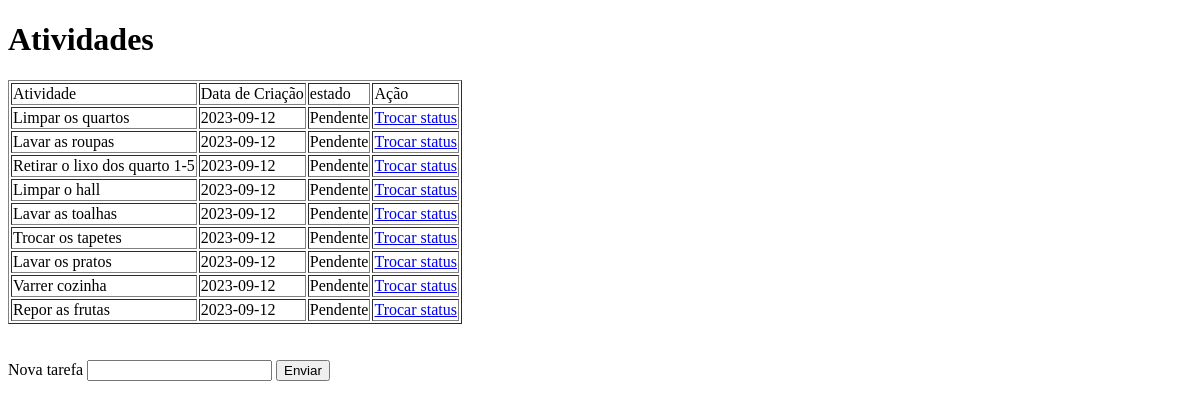
The app's page /perfilgerente (signed in), older data.
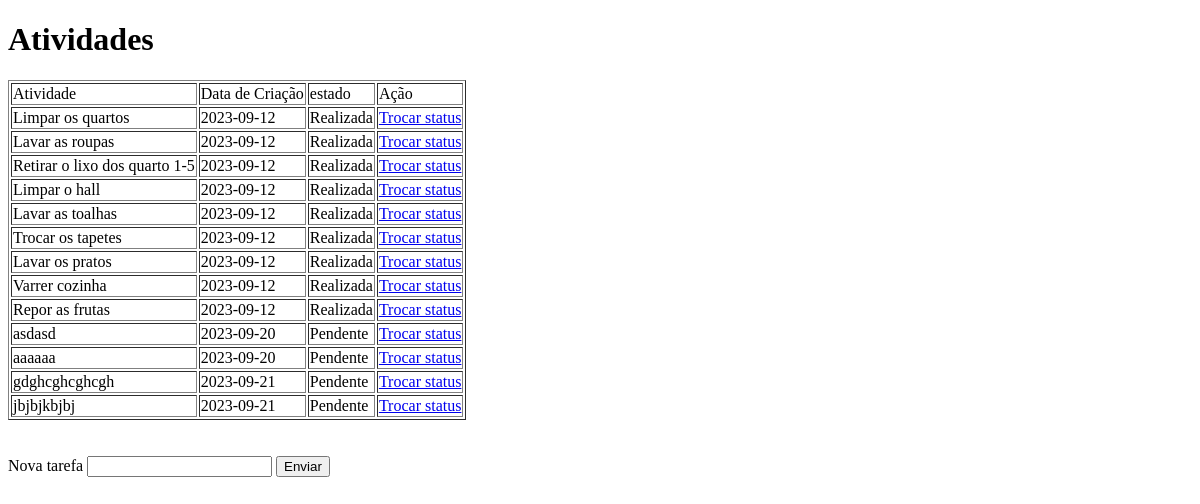
The same page, newer data.
### hms_softforge/models.py (models this page shows)
class Tarefa(database.Model):
    id = database.Column(database.Integer, primary_key=True)
    tarefa = database.Column(database.String, nullable=False)
    data = database.Column(database.Date, nullable=False, default=datetime.utcnow())
    estado = database.Column(database.Boolean, nullable=False, default=False)

### hms_softforge/routes.py (the view)
@app.route("/perfilgerente", methods=["GET", "POST"])
@login_required
def perfilgerente():
    tarefa = Tarefa.query.order_by(Tarefa.id).all()
    if current_user.cargo == "gerente":
        form = FormNovaTarefa()
        if form.is_submitted():
            nova_tarefa = Tarefa(tarefa=form.tarefa.data)
            database.session.add(nova_tarefa)
            database.session.commit()
            return redirect(url_for('perfilgerente'))
        return render_template("perfilgerente.html", form=form, tarefa=tarefa)
    else:
        return render_template("perfilgerente.html", form=None, tarefa=tarefa)

### hms_softforge/forms.py
class FormNovaTarefa(FlaskForm):
    tarefa = StringField("Nova tarefa", validators=[DataRequired()])
    botao_confirmacao = SubmitField("Enviar")

### hms_softforge/models.py (called while the page is built)
@login_manager.user_loader
def load_usuario(id_usuario):
    return Usuario.query.get(int(id_usuario))

### hms_softforge/templates/perfilgerente.html (shortened to what this page needs)
<!DOCTYPE html>
<html lang="pt-br">
<head>
</head>
<body>
    <h1>Atividades</h1>
    <table border="1">
        <tr>
            <td>Atividade</td>
            <td>Data de Criação</td>
            <td>estado</td>
            <td>Ação</td>
        </tr>
        {% for atividade in tarefa %}
        <tr>
            <td>{{atividade.tarefa}}</td>
            <td>{{atividade.data}}</td>
            <td>{{'Realizada' if atividade.estado else 'Pendente'}}</td>
            <td>
                {% if atividade.estado %}
                    <a href="{{ url_for('mudar_estado', tarefa_id=atividade.id, novo_estado=0) }}">Trocar status</a>
                {% else %}
                    <a href="{{ url_for('mudar_estado', tarefa_id=atividade.id, novo_estado=1) }}">Trocar status</a>
                {% endif %}
            </td>
        </tr>
        {% endfor %}
    </table>
    <br><br>
    {% if form %}
        <form method="POST">
        {{form.tarefa.label()}}
        {{form.tarefa()}}
        {{form.botao_confirmacao()}}
        </form>
    {% endif %}
</body>
</html>

Row changes from the older to the newer data that the page shows:
changed Tarefa "Limpar os quartos": estado "Pendente" → "Realizada"
changed Tarefa "Lavar as roupas": estado "Pendente" → "Realizada"
changed Tarefa "Retirar o lixo dos quarto 1-5": estado "Pendente" → "Realizada"
changed Tarefa "Limpar o hall": estado "Pendente" → "Realizada"
changed Tarefa "Lavar as toalhas": estado "Pendente" → "Realizada"
changed Tarefa "Trocar os tapetes": estado "Pendente" → "Realizada"
changed Tarefa "Lavar os pratos": estado "Pendente" → "Realizada"
changed Tarefa "Varrer cozinha": estado "Pendente" → "Realizada"
changed Tarefa "Repor as frutas": estado "Pendente" → "Realizada"
added Tarefa: tarefa "asdasd", data "2023-09-20", estado "Pendente"
added Tarefa: tarefa "aaaaaa", data "2023-09-20", estado "Pendente"
added Tarefa: tarefa "gdghcghcghcgh", data "2023-09-21", estado "Pendente"
added Tarefa: tarefa "jbjbjkbjbj", data "2023-09-21", estado "Pendente"
